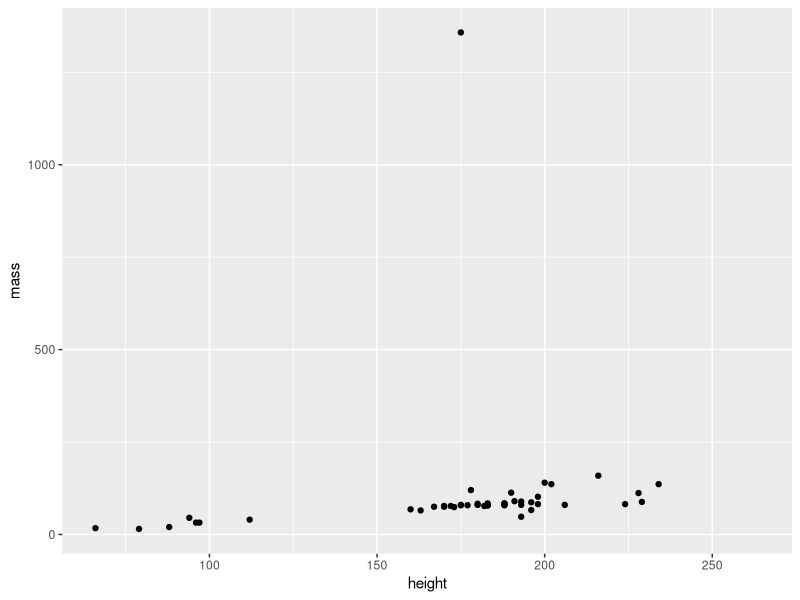
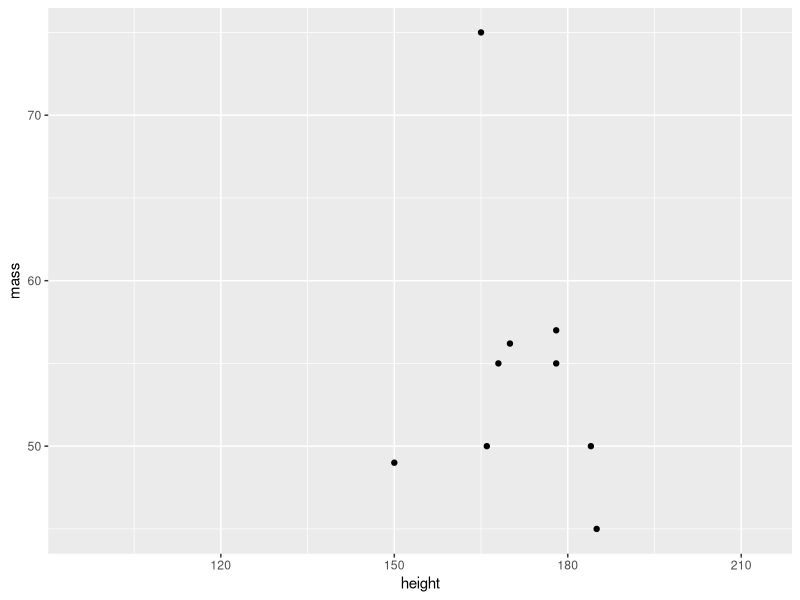
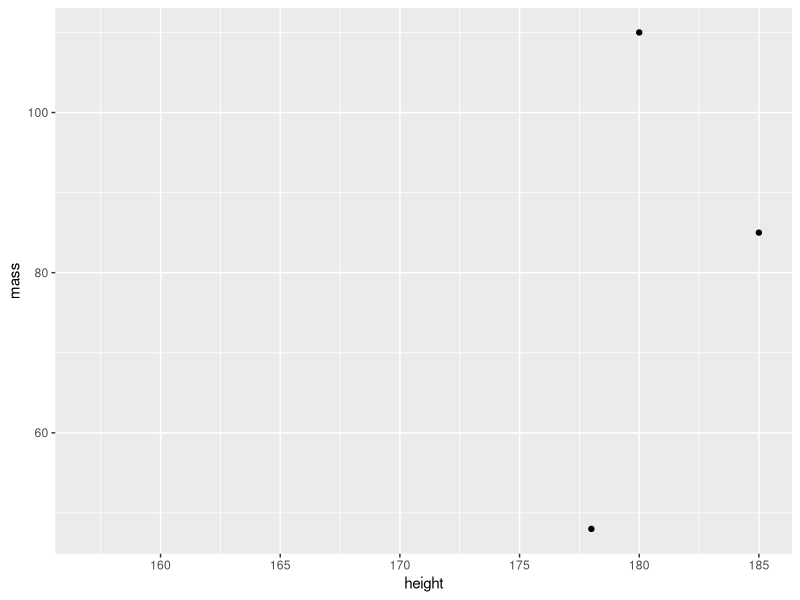
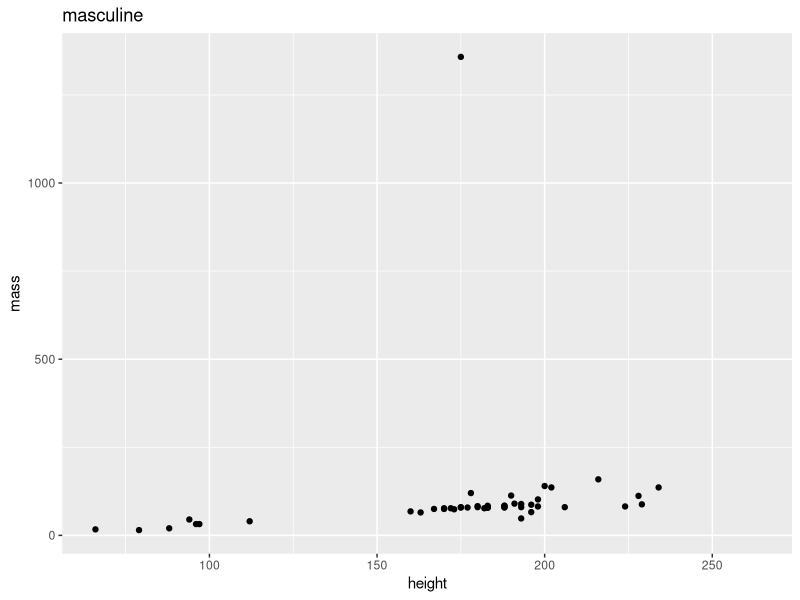
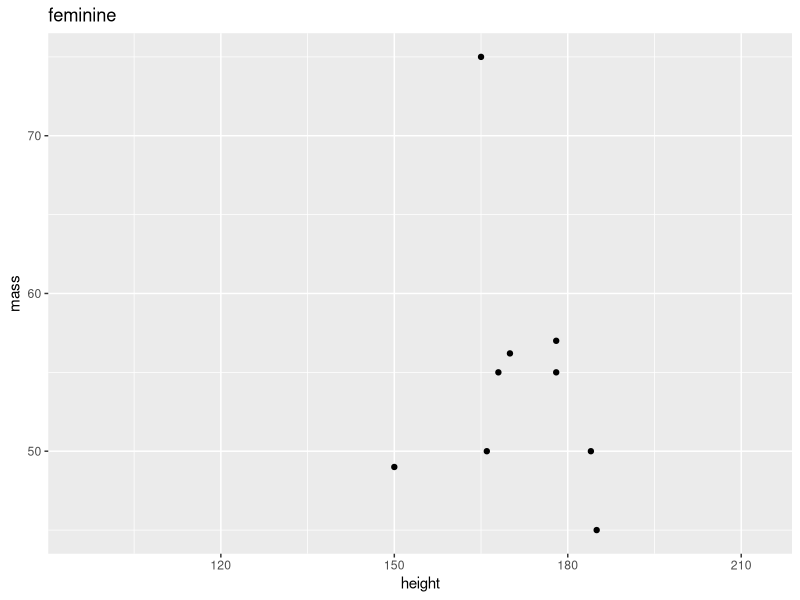
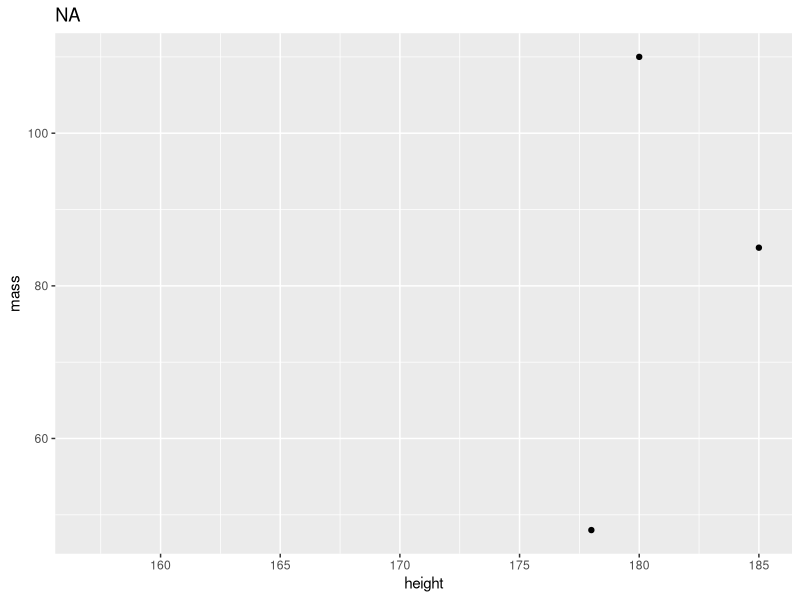
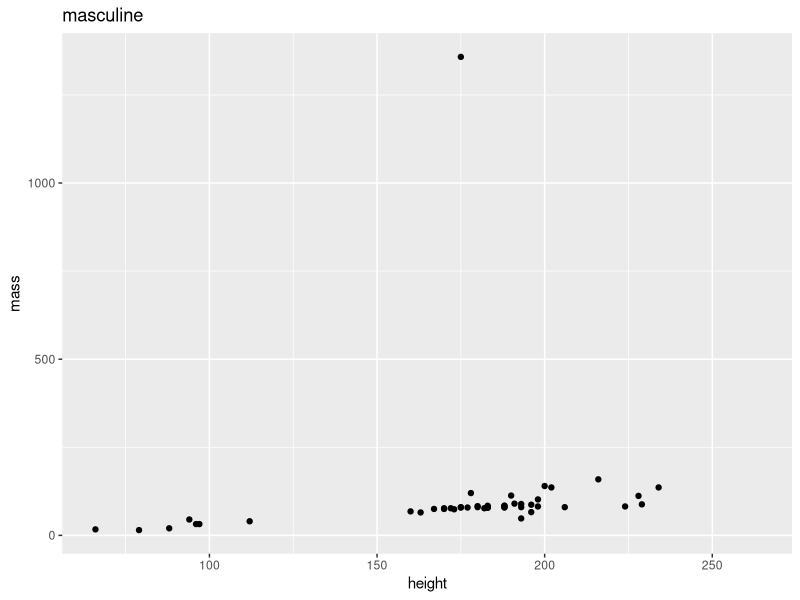
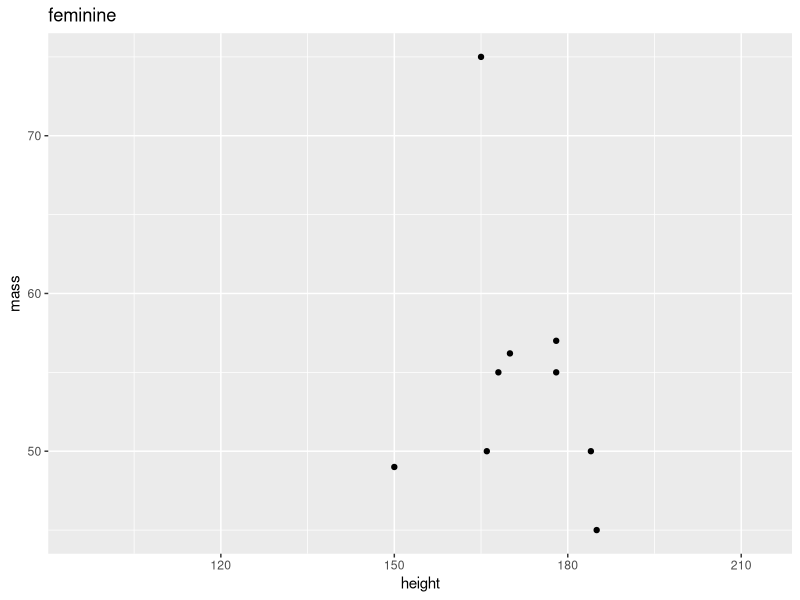

These figures' R source, in order:
## ---- chunk 1
library(tidyverse)
## ---- chunk 2
starwars |>
  group_by(gender) |>
  nest()
## ---- chunk 3
starwars |>
  nest(-gender)
## ---- chunk 4
make_me_a_plot <- function(df) {
  df %>% 
    ggplot(aes(height, mass)) +
    geom_point() 
}

starwars |>
  nest(data = -gender) |>
  mutate(my_plot = map(data, make_me_a_plot)) |>
  pull(my_plot)
## ---- chunk 5
starwars |> 
  group_by(gender) |>
  nest(my_df = -gender) |> 
  mutate(my_plot = map(my_df, make_me_a_plot)) |> 
  mutate(my_plot_with_title = map(my_plot, ~ .x + ggtitle(gender))) |>
  pull(my_plot_with_title)                     # This can be executed more elegantly with map2(). See Below.
## ---- chunk 6
starwars |>
  group_by(sex) |>
  nest(-sex) |>
  mutate(my_plot = map(data, make_me_a_plot)) |>
  mutate(my_plott = map(my_plot, ~ .x + labs(title = sex))) |> 
  mutate(my_model = map(data, ~ lm(mass ~ height, data = .x))) |>
  mutate(my_tidy_model = map(my_model, broom::tidy)) #|> 
  # unnest(my_tidy_model) |>
  # filter(term != "(Intercept)") |>
  # filter(p.value < 0.05) |>
  # mutate(my_reg_plot = map(data, ~ .x |>
  #                            ggplot(aes(height, mass)) +
  #                            geom_smooth(method = lm, se = FALSE) +
  #                            geom_point())) |>
  # pull(my_reg_plot)
## ---- chunk 7
starwars |> 
  nest(my_df = -gender) |> 
  mutate(my_plot = map2(my_df, gender, ~ .x |> 
                          ggplot(aes(height, mass)) +
                          geom_point() + 
                          ggtitle(.y))) |>
  pull(my_plot)  
## ---- chunk 8
splot_title <- function(my_nested_df, my_title) {
  my_nested_df |> 
    ggplot(aes(height, mass)) +
    geom_point() +
    ggtitle(my_title)
}

starwars |> 
  nest(my_df = -gender) |> 
  mutate(my_plot = map2(my_df, gender, splot_title)) |>
  pull(my_plot)  
